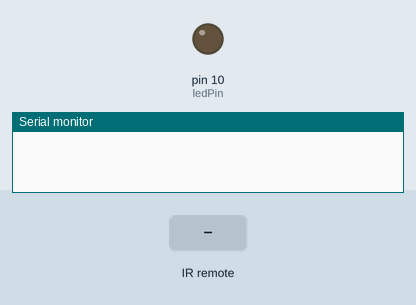
Recording of a sketch running on a simulated Arduino Uno, built with avr-gcc and run on an emulated ATmega328P. Shown: output pins drawn as LEDs (lit = HIGH), the last lines printed to the serial monitor. The test bench sets the inputs (shaded band).

Above: at 1.2 s.
1.3 s: infrared code 0xFD00FF received
At 2.3 s:
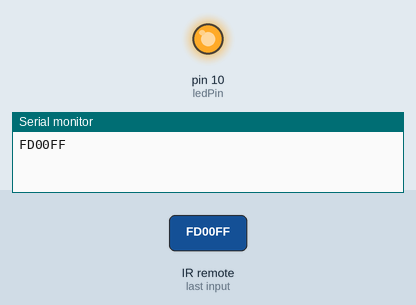
Timing chart, 0 to 4.3 s (numbered marks = the images above; inputs shaded):
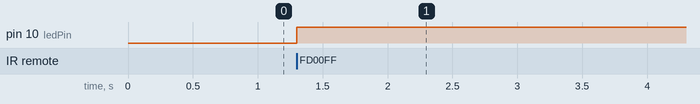

The sketch:

Project_14_2.ino
```cpp
#include <IRremote.h>

int RECV_PIN = 11;
int ledPin = 10;          //LED – digital 10
boolean ledState = LOW;   // ledState to store the state of LED
IRrecv irrecv(RECV_PIN);
decode_results results;

void setup(){
  Serial.begin(115200);
  irrecv.enableIRIn();
  pinMode(ledPin,OUTPUT);   // define LED as output signal
}

void loop() {
  if (irrecv.decode(&results)) {
    Serial.println(results.value, HEX);

    //once receive code from power button, the state of LED is changed from HIGH to LOW or from LOW to HIGH.
    if(results.value == 0xFD00FF){
      ledState = !ledState;           //reverse
      digitalWrite(ledPin,ledState);  //change the state of LED
    }
    irrecv.resume();
  }
}
```

Measured:
- after the input at 1.3 s, pin 10 (ledPin): LOW → HIGH at once
